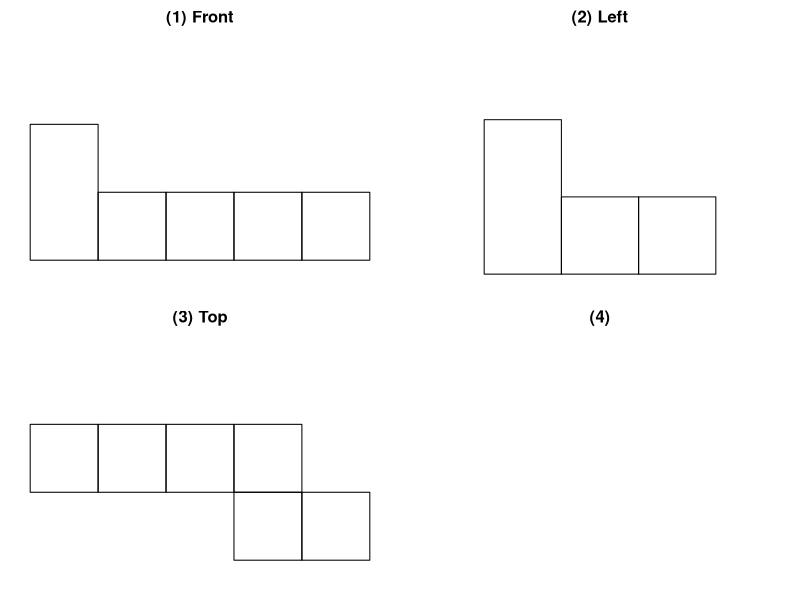

Write the R code that produced this figure. (Note: this script raises an error after producing the figure.)
setwd("C:/Users/18904/Github/junior-mathematics/codes")
# week24: three views of 9-cube solid (front, left, top)

drawViews=function(){
 par(mfrow=c(2,2),mar=c(1,1,2,1))
 # front view
 plot(0,0,type="n",xlim=c(0,5),ylim=c(0,3),asp=1,xaxt="n",yaxt="n",xlab="",ylab="",bty="n",main="(1) Front")
 rect(0,0,1,2,lty=1);rect(1,0,2,1,lty=1);rect(2,0,3,1,lty=1);rect(3,0,4,1,lty=1);rect(4,0,5,1,lty=1)
 # left view
 plot(0,0,type="n",xlim=c(0,3),ylim=c(0,3),asp=1,xaxt="n",yaxt="n",xlab="",ylab="",bty="n",main="(2) Left")
 rect(0,0,1,2,lty=1);rect(1,0,2,1,lty=1);rect(2,0,3,1,lty=1)
 # top view
 plot(0,0,type="n",xlim=c(0,5),ylim=c(0,3),asp=1,xaxt="n",yaxt="n",xlab="",ylab="",bty="n",main="(3) Top")
 rect(0,1,1,2,lty=1);rect(1,1,2,2,lty=1);rect(2,1,3,2,lty=1);rect(3,1,4,2,lty=1)
 rect(3,0,4,1,lty=1);rect(4,0,5,1,lty=1)
 # empty
 plot(0,0,type="n",xlim=c(0,1),ylim=c(0,1),asp=1,xaxt="n",yaxt="n",xlab="",ylab="",bty="n",main="(4)")
}

cairo_pdf("../figures/week24-1.pdf",width=8,height=8,family="sans")
drawViews()
dev.off()
svglite::svglite("../figures/week24-1.svg",width=8,height=8)
drawViews()
dev.off()

# week24-2: cylinder, cone, sphere three views
drawThreeSolViews=function(){
 par(mfrow=c(3,3),mar=c(1,1,2,1))
 # cylinder
 plot(0,0,type="n",xlim=c(-0.5,2.5),ylim=c(-0.5,2.5),asp=1,xaxt="n",yaxt="n",xlab="",ylab="",bty="n",main="(1) Cylinder Front")
 rect(0,0,2,2,lty=1)
 plot(0,0,type="n",xlim=c(-0.5,2.5),ylim=c(-0.5,2.5),asp=1,xaxt="n",yaxt="n",xlab="",ylab="",bty="n",main="(2) Cylinder Left")
 rect(0,0,2,2,lty=1)
 plot(0,0,type="n",xlim=c(-1.5,1.5),ylim=c(-1.5,1.5),asp=1,xaxt="n",yaxt="n",xlab="",ylab="",bty="n",main="(3) Cylinder Top")
 theta=seq(0,2*pi,length.out=100);lines(cos(theta),sin(theta),lty=1)
 # cone
 plot(0,0,type="n",xlim=c(-1.5,1.5),ylim=c(-0.5,2.5),asp=1,xaxt="n",yaxt="n",xlab="",ylab="",bty="n",main="(4) Cone Front")
 polygon(c(-1,0,1),c(0,2,0),lty=1)
 plot(0,0,type="n",xlim=c(-1.5,1.5),ylim=c(-0.5,2.5),asp=1,xaxt="n",yaxt="n",xlab="",ylab="",bty="n",main="(5) Cone Left")
 polygon(c(-1,0,1),c(0,2,0),lty=1)
 plot(0,0,type="n",xlim=c(-1.5,1.5),ylim=c(-1.5,1.5),asp=1,xaxt="n",yaxt="n",xlab="",ylab="",bty="n",main="(6) Cone Top")
 theta=seq(0,2*pi,length.out=100);lines(cos(theta),sin(theta),lty=1);points(0,0,pch=19,cex=0.5)
 # sphere
 plot(0,0,type="n",xlim=c(-1.5,1.5),ylim=c(-1.5,1.5),asp=1,xaxt="n",yaxt="n",xlab="",ylab="",bty="n",main="(7) Sphere Front")
 theta=seq(0,2*pi,length.out=100);lines(cos(theta),sin(theta),lty=1)
 plot(0,0,type="n",xlim=c(-1.5,1.5),ylim=c(-1.5,1.5),asp=1,xaxt="n",yaxt="n",xlab="",ylab="",bty="n",main="(8) Sphere Left")
 theta=seq(0,2*pi,length.out=100);lines(cos(theta),sin(theta),lty=1)
 plot(0,0,type="n",xlim=c(-1.5,1.5),ylim=c(-1.5,1.5),asp=1,xaxt="n",yaxt="n",xlab="",ylab="",bty="n",main="(9) Sphere Top")
 theta=seq(0,2*pi,length.out=100);lines(cos(theta),sin(theta),lty=1)
}

# week24-3: cube cross sections
drawCrossSec=function(){
 par(mfrow=c(2,3),mar=c(1,1,2,1))
 # triangle
 plot(0,0,type="n",xlim=c(-1.5,1.5),ylim=c(-1,2.5),asp=1,xaxt="n",yaxt="n",xlab="",ylab="",bty="n",main="(1) Triangle")
 polygon(c(-1,0,1),c(0,2,0),lty=1)
 # quadrilateral (rectangle)
 plot(0,0,type="n",xlim=c(-1.5,1.5),ylim=c(-1,1.5),asp=1,xaxt="n",yaxt="n",xlab="",ylab="",bty="n",main="(2) Rectangle")
 rect(-1,0,1,1,lty=1)
 # trapezoid
 plot(0,0,type="n",xlim=c(-1.5,1.5),ylim=c(-1,1.5),asp=1,xaxt="n",yaxt="n",xlab="",ylab="",bty="n",main="(3) Trapezoid")
 polygon(c(-1,-0.5,0.5,1),c(0,1,1,0),lty=1)
 # pentagon
 plot(0,0,type="n",xlim=c(-1.5,1.5),ylim=c(-1,2),asp=1,xaxt="n",yaxt="n",xlab="",ylab="",bty="n",main="(4) Pentagon")
 polygon(c(-1,0,1,0.8,-0.8),c(0,1.5,1.5,0.5,0.5),lty=1)
 # hexagon
 plot(0,0,type="n",xlim=c(-1.5,1.5),ylim=c(-1.5,1.5),asp=1,xaxt="n",yaxt="n",xlab="",ylab="",bty="n",main="(5) Hexagon")
 angles=seq(0,2*pi,length.out=7)[-7];polygon(cos(angles),sin(angles),lty=1)
 # empty
 plot(0,0,type="n",xlim=c(0,1),ylim=c(0,1),asp=1,xaxt="n",yaxt="n",xlab="",ylab="",bty="n",main="(6)")
}

cairo_pdf("../figures/week24-2.pdf",width=8,height=8,family="sans")
drawThreeSolViews()
dev.off()
svglite::svglite("../figures/week24-2.svg",width=8,height=8)
drawThreeSolViews()
dev.off()

cairo_pdf("../figures/week24-3.pdf",width=8,height=6,family="sans")
drawCrossSec()
dev.off()
svglite::svglite("../figures/week24-3.svg",width=8,height=6)
drawCrossSec()
dev.off()
